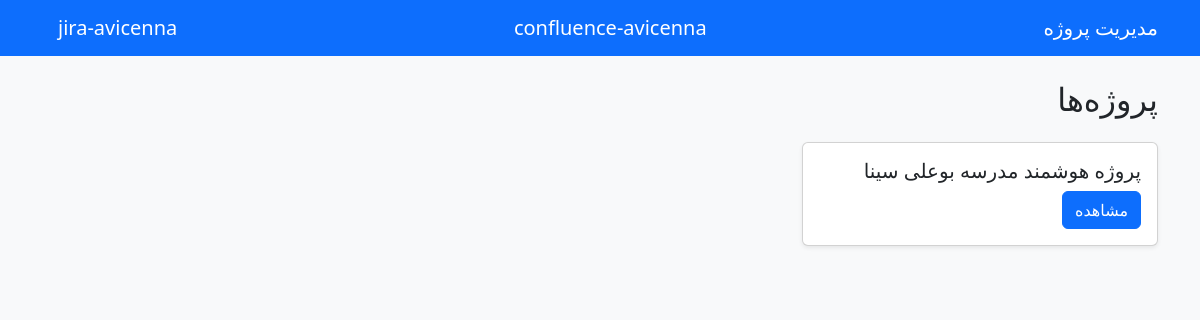
Before: / with the older database file.
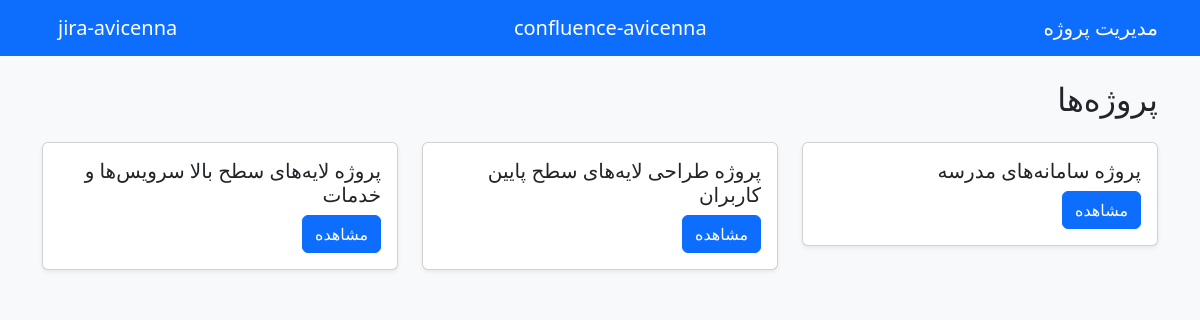
After: the same page with the newer database file.
### project/models.py (models this page shows, shortened)
class Detail_Project(models.Model):
    name_project = models.CharField(verbose_name="نام پروژه",max_length=100)
    class Meta:
        db_table = "Detail_Project"
        verbose_name_plural = "پروژه ها"

### project/views.py (the view)
# urls.py: path('',Project_View.as_view(),name="project_view"),
class Project_View(View):
    def setup(self, request, *args, **kwargs):
        self.total_projects = Detail_Project.objects.all()
        return super().setup(request, *args, **kwargs)
    def get(self,request):
        context = {'total_project':self.total_projects}
        return render(request,'project_list.html',context)

### templates/project_list.html (shortened to what this page needs)
{% extends 'base.html' %}
{% block content %}
<div class="d-flex justify-content-between align-items-center mb-3">
    <h2>پروژه‌ها</h2>
</div>
<div class="row">
    {% for project in total_project %}
    <div class="col-md-4">
        <div class="card shadow-sm mb-3">
            <div class="card-body">
                <h5 class="card-title">{{ project.name_project }}</h5>
                <a href="{% url 'project:project_detail' project.id %}" class="btn btn-primary">مشاهده</a>
            </div>
        </div>
    </div>
    {% empty %}
        <p>هیچ پروژه‌ای ثبت نشده.</p>
    {% endfor %}
</div>
{% endblock %}

### templates/base.html (shortened to what this page needs)
<!DOCTYPE html>
<html lang="fa" dir="rtl">
<head>
    <link href="https://cdn.jsdelivr.net/npm/bootstrap@5.3.3/dist/css/bootstrap.rtl.min.css" rel="stylesheet">
</head>
<body class="bg-light">
<nav class="navbar navbar-expand-lg navbar-dark bg-primary mb-4">
    <div class="container">
        <a class="navbar-brand" href="{% url 'project:project_view' %}">مدیریت پروژه</a>
        <a class="navbar-brand" href="http://185.231.182.246:8090" target="_blank" >   confluence-avicenna </a>
        <a class="navbar-brand" href="http://185.231.182.246:8080" target="_blank" >   jira-avicenna </a>
    </div>
</nav>
<div class="container">
    {% block content %}
    {% endblock %}
</div>
</body>
</html>

Changed rows visible on the page:
changed Detail_Project: name_project "پروژه هوشمند مدرسه بوعلی سینا" → "پروژه سامانه‌های مدرسه"
added Detail_Project: name_project "پروژه طراحی لایه‌های سطح پایین کاربران"
added Detail_Project: name_project "پروژه لایه‌های سطح بالا سرویس‌ها و خدمات"
